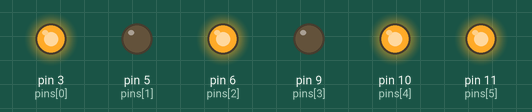
The sketch below on a simulated Arduino Uno, built with avr-gcc and run on an emulated ATmega328P. On the bench: output pins drawn as LEDs (lit = HIGH).

Above: at 0.1 s.
Timing chart, 0 to 1.6 s (numbered marks = the images above):
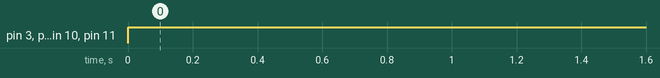

The sketch:

Motors_test.ino
```cpp
int pins[6] = {3, 5, 6, 9, 10, 11};

void setup() {
  // put your setup code here, to run once:
  for (int i = 0; i < 6; i++) {
    pinMode(pins[i], OUTPUT);
  }
  Serial.begin(9600);
  //    digitalWrite(3, HIGH);
  //  digitalWrite(5, LOW);
  //  analogWrite(6, 255);
}

void loop() {
//  // put your main code here, to run repeatedly:
//  for (int i = 0; i <= 255; i++) {
//    MoveA(1, i);
//    Serial.println(i);
//    delay(50);
//  }
//
//  for (int i = 255; i > 0; i--) {
//    MoveA(-1, i);
//    Serial.println(i);
//    delay(50);
//  }
MoveA(-1, 255);
MoveB(1, 255);
}

void MoveB(int dir, int spd) {
  if (dir == 1) {
    digitalWrite(pins[0], HIGH);
    digitalWrite(pins[1], LOW);
    analogWrite(pins[2], spd);
  } else if (dir == -1) {
    digitalWrite(pins[0], LOW);
    digitalWrite(pins[1], HIGH);
    analogWrite(pins[2], spd);
  }
}

void MoveA(int dir, int spd) {
  if (dir == 1) {
    digitalWrite(pins[3], HIGH);
    digitalWrite(pins[4], LOW);
    analogWrite(pins[5], spd);
  } else if (dir == -1) {
    digitalWrite(pins[3], LOW);
    digitalWrite(pins[4], HIGH);
    analogWrite(pins[5], spd);
  }
}
```

Measured:
- by itself, pin 3 (pins[0]), pin 6 (pins[2]), pin 10 (pins[4]), pin 11 (pins[5]): LOW → HIGH at 0.00 s
